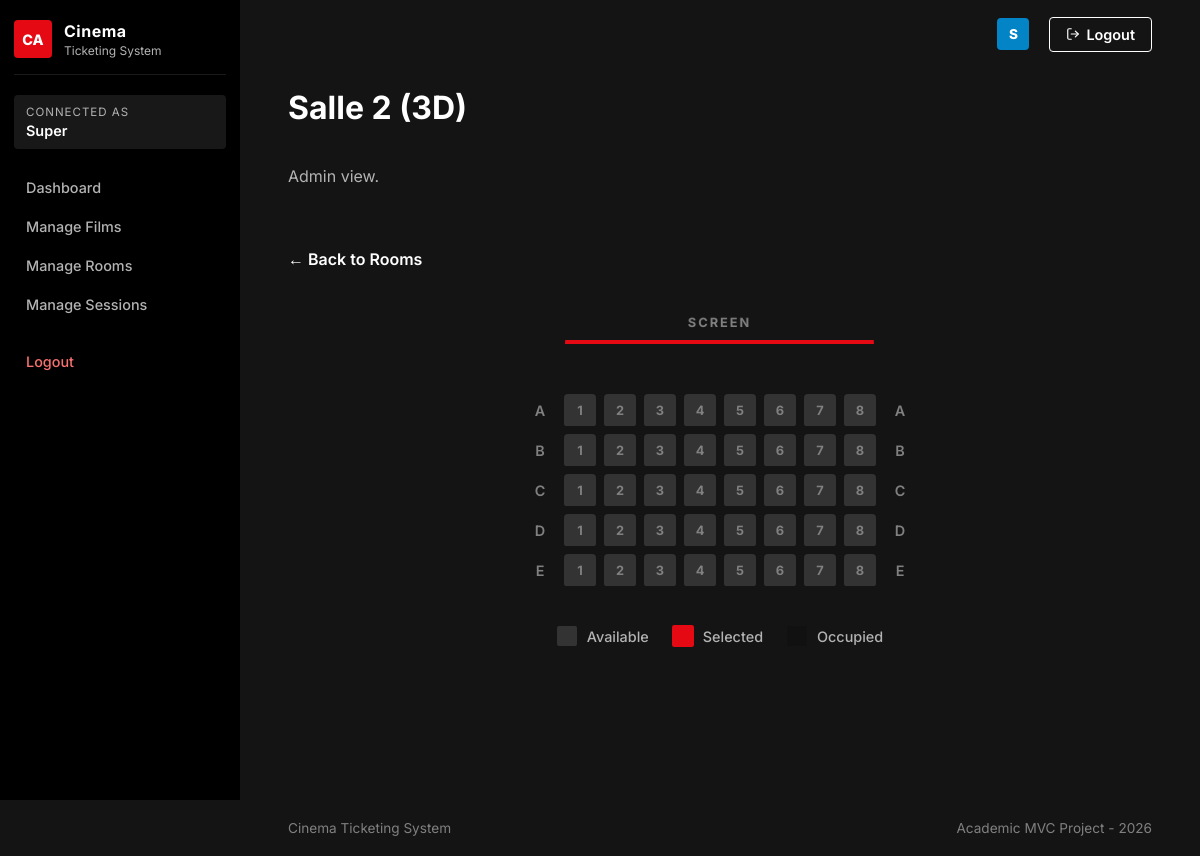
/seats?roomid=2 (signed in), run on the app's committed database.
### tables this page shows
CREATE TABLE IF NOT EXISTS users (
    id INT(11) AUTO_INCREMENT PRIMARY KEY,
    role VARCHAR(10) NOT NULL DEFAULT 'user',
    username VARCHAR(50) NOT NULL,
    first_name VARCHAR(50) NOT NULL,
    last_name VARCHAR(50) NOT NULL,
    email VARCHAR(100) NOT NULL,
    password VARCHAR(255) NOT NULL,
    birth_date DATE NOT NULL,
    CONSTRAINT uq_username UNIQUE (username),
    CONSTRAINT uq_email UNIQUE (email)
);

CREATE TABLE IF NOT EXISTS rooms (
    id INT(11) AUTO_INCREMENT PRIMARY KEY,
    name VARCHAR(50) NOT NULL,
    rowsNumber INT(11) NOT NULL,
    seatsNumber INT(11) NOT NULL
);

CREATE TABLE IF NOT EXISTS seats (
    id INT(11) AUTO_INCREMENT PRIMARY KEY,
    room_id INT(11) NOT NULL,
    row_letter CHAR(1) NOT NULL,
    seat_number INT(11) NOT NULL,
    CONSTRAINT fk_seats_room FOREIGN KEY (room_id) REFERENCES rooms(id) ON DELETE CASCADE,
    CONSTRAINT uq_seats_room UNIQUE (room_id, row_letter, seat_number)
);

### app/models/UserModel.php (called while the page is built, shortened)
<?php
require_once __DIR__ . '/../../config/Database.php';
require_once __DIR__.'/entities/User.php';
class UserModel
{
    private $db;
    public function __construct()
    {
        $database=new Database();
        $this->db=$database->connect();
    }
    public function getUserById($id)
    {
        $query='select * from users where id=?';
        $stmt=$this->db->prepare($query);
        $stmt->execute([$id]);
        $stmt->setFetchMode(PDO::FETCH_CLASS,'User');
        $user=$stmt->fetch();
        return $user;
    }
}

### config/Database.php (called while the page is built, shortened)
<?php
class Database
{
    private $host;
    private $port;
    private $db_name;
    private $username;
    private $password;
    public function __construct()
    {
        $this->host     = getenv('DB_HOST') ?: 'localhost';
        $this->port     = getenv('DB_PORT') ?: '3306';
        $this->db_name  = getenv('DB_NAME') ?: 'cinema_db';
        $this->username = getenv('DB_USER') ?: 'root';
        $this->password = getenv('DB_PASS') ?: '';
        $this->ca_cert  = getenv('DB_CA_CERT') ?: null;
    }
    public function connect()
    {
        $this->connection = null;
        $dsn = 'mysql:host=' . $this->host
             . ';port='   . $this->port
             . ';dbname=' . $this->db_name
             . ';charset=utf8mb4';
        $options = [
            PDO::ATTR_ERRMODE            => PDO::ERRMODE_EXCEPTION,
            PDO::ATTR_DEFAULT_FETCH_MODE => PDO::FETCH_ASSOC,
            PDO::ATTR_EMULATE_PREPARES   => false,
        ];
        try {
            $this->connection = new PDO($dsn, $this->username, $this->password, $options);
        } catch (PDOException $e) {
            echo 'Connection Error: ' . $e->getMessage();
            die();
        }
        return $this->connection;
    }
}
?>

### app/models/entities/User.php (called while the page is built, shortened)
<?php
class User
{
    private ?string $first_name;
    private ?string $role;
    public function getFirstName()
    {
        return $this->first_name;
    }
    public function getRole()
    {
        return $this->role;
    }
}
?>

### app/models/RoomModel.php (called while the page is built, shortened)
<?php
require_once __DIR__ . '/../../config/Database.php';
require_once __DIR__ . '/entities/Room.php';
class RoomModel
{
    private $db;
    public function __construct()
    {
        $database = new Database();
        $this->db = $database->connect();
    }
    public function getRoomById($id)
    {
        $stmt = $this->db->prepare('SELECT * FROM rooms WHERE id = ?');
        $stmt->execute([$id]);
        $stmt->setFetchMode(PDO::FETCH_CLASS, 'Room');
        return $stmt->fetch() ?: null;
    }
}
?>

### app/models/entities/Room.php (called while the page is built, shortened)
<?php
class Room
{
    private ?string $name = null;
    public function getName()
    {
        return $this->name;
    }
}
?>

### app/models/SeatModel.php (called while the page is built, shortened)
<?php
require_once __DIR__ . '/../../config/Database.php';
require_once __DIR__ . '/entities/Seat.php';
class SeatModel
{
    private $db;
    public function __construct()
    {
        $database = new Database();
        $this->db = $database->connect();
    }
    public function getSeatsByRoomId($room_id)
    {
        $query = 'select * from seats where room_id = ? order by row_letter asc, seat_number asc';
        $stmt = $this->db->prepare($query);
        $stmt->execute([$room_id]);
        $stmt->setFetchMode(PDO::FETCH_CLASS, 'Seat');
        $seats = $stmt->fetchAll();
        return $seats ?: [];
    }
}
?>

### app/models/entities/Seat.php (called while the page is built, shortened)
<?php
class Seat
{
    private ?int $id = null;
    private ?int $seat_number = null;
    public function getId()
    {
        return $this->id;
    }
    public function getSeatNumber()
    {
        return $this->seat_number;
    }
}
?>

### app/views/seats.php (the view, shortened to what this page needs)
<?php
$currentUser = null;
if (isset($_SESSION['id'])) {
    require_once __DIR__ . '/../models/UserModel.php';
    $userModel = new UserModel();
    $currentUser = $userModel->getUserById($_SESSION['id']);
}
require_once __DIR__ . '/../models/RoomModel.php';
require_once __DIR__ . '/../models/SeatModel.php';
$room_id     = isset($_GET['roomid'])      ? (int)$_GET['roomid']      : 0;
$schedule      = null;
$reserved_seats = [];
$room  = (new RoomModel())->getRoomById($room_id);
$seats = (new SeatModel())->getSeatsByRoomId($room_id);
$seatsByRow = [];
foreach ($seats as $s) {
    $seatsByRow[$s->getRowLetter()][] = $s;
}
?>
<!DOCTYPE html>
<html lang="en">
<head>
    <link rel="stylesheet" href="/Cinema/public/css/layout.css">
</head>
<body>
<?php require_once __DIR__ . '/partials/sidebar.php'; ?>
<?php require_once __DIR__ . '/partials/topbar.php'; ?>
<main class="page">
    <header class="page__header">
        <h2 class="page__title">
            <?php echo $room ? htmlspecialchars((string)$room->getName(), ENT_QUOTES, 'UTF-8') : 'Unknown Room'; ?>
        </h2>
        <p class="page__subtitle">
            <?php if ($schedule): ?>
                Booking for <strong style="color:#f1f5f9;"><?php echo htmlspecialchars((string)$schedule->getFilmTitle(), ENT_QUOTES, 'UTF-8'); ?></strong>
                &nbsp;·&nbsp; <?php echo date('M j, Y – H:i', strtotime((string)$schedule->getStartTime())); ?>
                &nbsp;·&nbsp; <span style="color:#e50914; font-weight:700;">$<?php echo number_format((float)$schedule->getTicketPrice(), 2); ?></span>
            <?php else: ?>
                <?php echo $isAdmin ? 'Admin view.' : 'Room seat map.'; ?>
            <?php endif; ?>
        </p>
        <?php if ($schedule): ?>
            <a href="/Cinema/schedules?film_id=<?php echo $schedule->getFilmId(); ?>" class="back-link" style="margin-top:8px;">← Back to Schedules</a>
        <?php else: ?>
            <a href="/Cinema/rooms" class="back-link" style="margin-top:8px;">← Back to Rooms</a>
        <?php endif; ?>
    </header>
    <?php if (!$room): ?>
        <div class="page-card page-card--wide">
            <h3 class="page-card__title">Room not found</h3>
            <p class="page-card__text">The specified room does not exist.</p>
        </div>
    <?php else: ?>
        <div class="cinema-wrap">
            <div class="cinema-screen">Screen</div>
            <div class="cinema-rows">
                <?php foreach ($seatsByRow as $rowLetter => $rowSeats): ?>
                <div class="cinema-row">
                    <span class="cinema-row__label"><?php echo htmlspecialchars((string)$rowLetter, ENT_QUOTES, 'UTF-8'); ?></span>
                    <div class="cinema-row__seats">
                        <?php foreach ($rowSeats as $seat):
                            $isOccupied = in_array($seat->getId(), $reserved_seats);
                            $cls        = $isOccupied ? 'cinema-seat--occupied' : 'cinema-seat--standard';
                        ?>
                            <?php if ($schedule && !$isOccupied && !$isAdmin): ?>
                                <label style="margin:0; cursor:pointer;" title="Book seat">
                                    <input type="checkbox" name="seat_ids[]" value="<?php echo $seat->getId(); ?>" style="display:none;" onchange="this.nextElementSibling.classList.toggle('cinema-seat--standard', !this.checked); this.nextElementSibling.classList.toggle('cinema-seat--selected', this.checked);">
                                    <div class="cinema-seat cinema-seat--standard">
                                        <?php echo $seat->getSeatNumber(); ?>
                                    </div>
                                </label>
                            <?php else: ?>
                                <div class="cinema-seat <?php echo $cls; ?>"
                                     title="<?php echo $isOccupied ? 'Occupied' : 'Available'; ?>">
                                    <?php echo $seat->getSeatNumber(); ?>
                                </div>
                            <?php endif; ?>
                        <?php endforeach; ?>
                    </div>
                    <span class="cinema-row__label"><?php echo htmlspecialchars((string)$rowLetter, ENT_QUOTES, 'UTF-8'); ?></span>
                </div>
                <?php endforeach; ?>
            </div>
            <div class="cinema-legend">
                <div class="cinema-legend__item">
                    <div class="cinema-legend__swatch cinema-seat--standard"></div> Available
                </div>
                <div class="cinema-legend__item">
                    <div class="cinema-legend__swatch cinema-seat--selected"></div> Selected
                </div>
                <div class="cinema-legend__item">
                    <div class="cinema-legend__swatch cinema-seat--occupied"></div> Occupied
                </div>
            </div>
        </div>
    <?php endif; ?>
</main>
<?php require_once __DIR__ . '/partials/footer.php'; ?>
</body>
</html>

### app/views/partials/sidebar.php (shortened to what this page needs)
<?php
$displayName = 'Guest';
$isLoggedIn = false;
$isAdmin = false;
if (isset($currentUser) && $currentUser) {
	$firstName = $currentUser->getFirstName();
	$username = $currentUser->getUsername();
	$displayName = $firstName ? $firstName : $username;
	$isLoggedIn = true;
	$isAdmin = $currentUser->getRole() === 'admin';
}
$currentUri = parse_url($_SERVER['REQUEST_URI'], PHP_URL_PATH);
function getActive($path, $uri) {
    return '';
}
?>
<aside class="sidebar">
	<div class="sidebar__brand">
		<span class="sidebar__logo">CA</span>
		<div>
			<p class="sidebar__title">Cinema</p>
			<p class="sidebar__subtitle">Ticketing System</p>
		</div>
	</div>
	<div class="sidebar__user">
		<p class="sidebar__label">Connected as</p>
		<p class="sidebar__name"><?php echo htmlspecialchars((string) $displayName, ENT_QUOTES, 'UTF-8'); ?></p>
	</div>
	<nav class="sidebar__nav" aria-label="Main navigation">
        <a href="/Cinema/dashboard" class="sidebar__link<?= getActive('/Cinema/dashboard', $currentUri) ?>">Dashboard</a>
        <?php if ($isAdmin): ?>
            <a href="/Cinema/films" class="sidebar__link<?= getActive('/Cinema/films', $currentUri) ?>">Manage Films</a>
            <a href="/Cinema/rooms" class="sidebar__link<?= getActive('/Cinema/rooms', $currentUri) ?>">Manage Rooms</a>
            <a href="/Cinema/schedules" class="sidebar__link<?= getActive('/Cinema/schedules', $currentUri) ?>">Manage Sessions</a>
        <?php endif; ?>
	</nav>
	<?php if ($isLoggedIn): ?>
		<div class="sidebar__section">
			<a href="/Cinema/logout" class="sidebar__link" style="color: #f87171;">Logout</a>
		</div>
	<?php endif; ?>
</aside>

### app/views/partials/topbar.php (shortened to what this page needs)
<?php
$avatarLetter = 'G';
$actionHref   = '/Cinema/login';
$isLoggedIn   = false;
if (isset($currentUser) && $currentUser) {
	$firstName    = $currentUser->getFirstName();
	$username     = $currentUser->getUsername();
	$avatarSource = $firstName ? $firstName : $username;
	$avatarLetter = strtoupper(substr((string) $avatarSource, 0, 1));
	$actionHref   = '/Cinema/logout';
	$isLoggedIn   = true;
}
?>
<header class="topbar">
	<div class="topbar__actions" style="margin-left: auto;">
		<div class="topbar__profile">
			<div class="topbar__avatar" aria-hidden="true">
				<?php echo htmlspecialchars((string) $avatarLetter, ENT_QUOTES, 'UTF-8'); ?>
			</div>
		</div>
		<a href="<?php echo htmlspecialchars((string) $actionHref, ENT_QUOTES, 'UTF-8'); ?>" class="topbar__action <?php echo $isLoggedIn ? 'topbar__action--logout' : 'topbar__action--login'; ?>">
			<?php if ($isLoggedIn): ?>
				<svg viewBox="0 0 24 24" fill="none" stroke="currentColor" stroke-width="2" stroke-linecap="round" stroke-linejoin="round" aria-hidden="true">
					<path d="M9 21H5a2 2 0 0 1-2-2V5a2 2 0 0 1 2-2h4"/><polyline points="16 17 21 12 16 7"/><line x1="21" y1="12" x2="9" y2="12"/>
				</svg>
				<span>Logout</span>
			<?php endif; ?>
		</a>
	</div>
</header>

### data on the page
users: first_name "Super", first_name "S"
rooms: name "Salle 2 (3D)"
seats: seat_number "1"
seats: seat_number "2"
seats: seat_number "3"
seats: seat_number "4"
seats: seat_number "5"
seats: seat_number "6"
seats: seat_number "7"
seats: seat_number "8"
seats: seat_number "1"
seats: seat_number "2"
seats: seat_number "3"
seats: seat_number "4"
seats: seat_number "5"
seats: seat_number "6"
seats: seat_number "7"
seats: seat_number "8"
seats: seat_number "1"
seats: seat_number "2"
seats: seat_number "3"
seats: seat_number "4"
seats: seat_number "5"
seats: seat_number "6"
seats: seat_number "7"
seats: seat_number "8"
seats: seat_number "1"
seats: seat_number "2"
seats: seat_number "3"
seats: seat_number "4"
seats: seat_number "5"
seats: seat_number "6"
seats: seat_number "7"
seats: seat_number "8"
seats: seat_number "1"
seats: seat_number "2"
seats: seat_number "3"
seats: seat_number "4"
seats: seat_number "5"
seats: seat_number "6"
seats: seat_number "7"
seats: seat_number "8"

### other printed values
$rowLetter "A"
$rowLetter "B"
$rowLetter "C"
$rowLetter "D"
$rowLetter "E"
